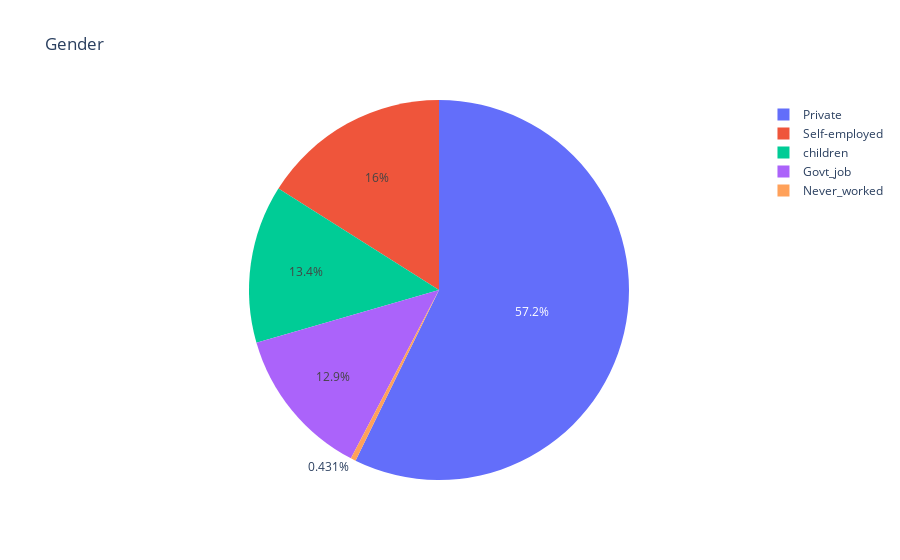

The notebook cell saved with this chart:
### Code cell
df_wrk = df['work_type'].value_counts().reset_index()
fig = px.pie(df_wrk, values = 'work_type', names = 'index', title = 'Work Type')
fig.show()

### Figure 1 — Plotly figure (JSON) as saved in the notebook; plotly's stock layout.template omitted (floating-point values rounded to 4 significant figures)
{"data": [{"domain": {"x": [0, 1], "y": [0, 1]}, "hovertemplate": "index=%{label}<br>work_type=%{value}<extra></extra>", "labels": ["Private", "Self-employed", "children", "Govt_job", "Never_worked"], "legendgroup": "", "name": "", "showlegend": true, "type": "pie", "values": [2925, 819, 687, 657, 22]}], "layout": {"legend": {"tracegroupgap": 0}, "title": {"text": "Gender"}}}
